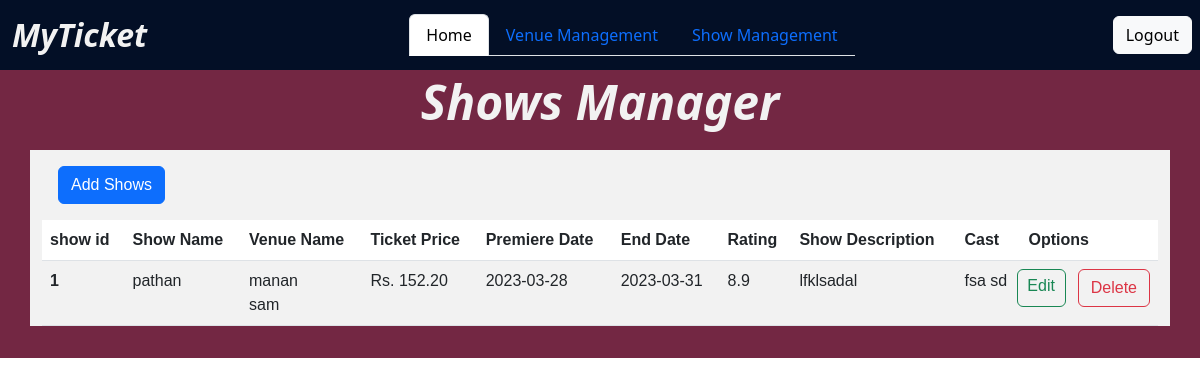
/admin/show_mgmt (signed in), run on an earlier commit of the app's database.
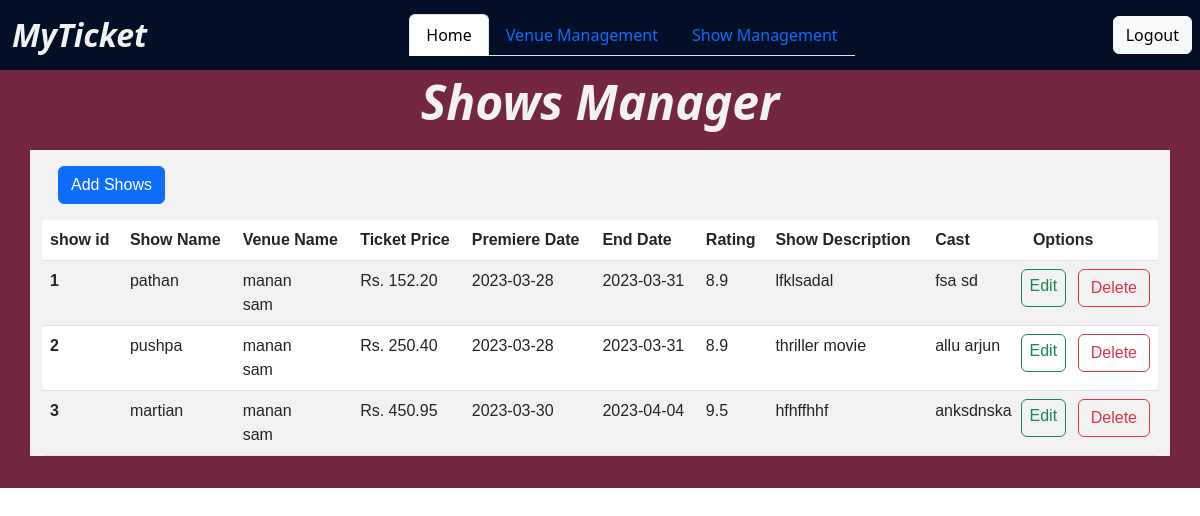
And on a later commit of the database.
### app/models/models.py (models this page shows, shortened)
class Shows(db.Model):
    __tablename__ = "shows"
    __searchable__ = ['show_name', 'rating', 'tags', 'cast']
    show_id = db.Column(db.Integer, primary_key=True, autoincrement=True)
    show_name = db.Column(db.String, nullable=False)
    ticket_price = db.Column(db.Numeric(precision=3, scale=2), nullable=False)
    premiere_date = db.Column(DATE(storage_format="%(day)02d/%(month)02d/%(year)04d",
                                   regexp=re.compile("(?P<day>\d+)/(?P<month>\d+)/(?P<year>\d+)")))
    end_date = db.Column(DATE(storage_format="%(day)02d/%(month)02d/%(year)04d",
                              regexp=re.compile("(?P<day>\d+)/(?P<month>\d+)/(?P<year>\d+)")))
    rating = db.Column(db.Numeric(precision=2, scale=1))
    tags = db.Column(db.String)
    show_description = db.Column(db.String)
    cast = db.Column(db.String)
    poster_filename = db.Column(db.String(255), nullable=False)

class Venues(db.Model):
    __tablename__ = "venues"
    __searchable__ = ['venue_name', 'street', 'city', 'state', 'venue_tags']
    venue_id = db.Column(db.Integer, primary_key=True, autoincrement=True)
    venue_name = db.Column(db.String(150), unique=True, nullable=False)
    capacity = db.Column(db.Integer, nullable=False)
    street = db.Column(db.String(150), nullable=False)
    city = db.Column(db.String(150), nullable=False)
    state = db.Column(db.String(150), nullable=False)
    venue_tags = db.Column(db.String(150))

### app/controllers/admin/admin_controllers.py (the view)
@admin_controls.route("/show_mgmt", methods=['GET', 'POST'])
@admin_required
@login_required
def show_mgmt():
    shows = Shows.query.all()
    venues = {}
    for show in shows:
        venue_shows = ShowsInVenues.query.filter_by(show_id=show.show_id).all()
        current_app.logger.info(venue_shows)
        venues[show.show_id] = []
        for venue_show in venue_shows:
            venue = Venues.query.filter_by(venue_id=venue_show.venue_id).first()
            venues[show.show_id].append(venue.venue_name)
            current_app.logger.info(venues[show.show_id])
    current_app.logger.info(venues)
    return render_template("admin/shows/showmgmt.html.jinja2", shows=shows, venues=venues)

### app/controllers/auth.py (called while the page is built)
def admin_required(f):
    @wraps(f)
    def decorated(*args, **kwargs):
        is_admin = False
        if current_user.is_authenticated:
            is_admin = current_user.isadmin
        if not is_admin:
            return "<h1>Routes doesn't exits</h1>", 400
        elif is_admin:
            return f(*args, **kwargs)
    return decorated

@login_manager.user_loader
def load_user(user_id):
    return User.query.get(int(user_id))

### app/templates/admin/shows/showmgmt.html.jinja2 (shortened to what this page needs)
<!DOCTYPE html>
<html lang="en">
  <head>
    <link rel="stylesheet" href="../../static/styles/show_mgmt.style.css">
  </head>
  <body>
    {% include 'admin/base.html.jinja2' %}
    <div class="container-fluid show--container">
      <h4 class="shows__heading">Shows Manager</h4>
      <div class="show__list container mt-5" style="margin: 0 auto">
        <a href="add_show" class="btn btn-primary m-3">Add Shows</a>
        <table class="table table-striped">
          <thead>
            <tr>
              <th scope="col">{{ "show id" }}</th>
              <th scope="col">{{ "Show Name" }}</th>
              <th scope="col">{{ "Venue Name" }}</th>
              <th scope="col">{{ "Ticket Price  " }}</th>
              <th scope="col">{{ "Premiere Date" }}</th>
              <th scope="col">{{ "End Date" }}</th>
              <th scope="col">{{ "Rating" }}</th>
              <th scope="col" >{{ "Show Description" }}</th>
              <th scope="col">{{ "Cast" }}</th>
              <th scope="col">Options</th>
            </tr>
          </thead>
          <tbody>
            {% for show in shows %}
            <tr>
              <th scope="row">{{ show.show_id }}</th>
              <td>{{ show.show_name }}</td>
              <td style="max-width: 10rem;">
                {% for venue in venues[show.show_id] %}
                {{venue}} <br />
                {% endfor %}
              </td>
              <td>Rs. {{ show.ticket_price }}</td>
              <td>{{ show.premiere_date }}</td>
              <td>{{ show.end_date }}</td>
              <td>{{ show.rating }}</td>
              <td style=" margin: 1rem; max-width: 10rem;">{{ show.show_description }}</td>
              <td style="max-width: 10rem;">{{show.cast}}</td>
              <td class="text-align-center">
                <span class="row">
                  <a
                    href="edit_show/{{ show.show_id }}"
                    class=" col btn btn-outline-success p-1"
                    >Edit</a
                  >
                  <form action="{{ url_for('admin_controllers.delete_show', show_id=show.show_id) }}" method="POST" class="col">
                    <button type="submit" class="btn btn-outline-danger">
                      Delete
                    </button>
                  </form>
                </span>
              </td>
            </tr>
            {% endfor %}
          </tbody>
        </table>
      </div>
    </div>
  </body>
</html>

### app/templates/admin/base.html.jinja2 (shortened to what this page needs)
<!DOCTYPE html>
<html lang="en">
  <head>
    <link
      href="https://cdn.jsdelivr.net/npm/bootstrap@5.3.0-alpha1/dist/css/bootstrap.min.css"
      rel="stylesheet"
    />
    <link
      rel="stylesheet"
      href="https://cdn.jsdelivr.net/npm/bootstrap-icons@1.10.3/font/bootstrap-icons.css"
    />
    <link rel="stylesheet" href="../static/styles/base.style.css" />
  </head>
  <body>
    <div class="nav--block">
      <nav class="navbar" style="background: rgba(3, 15, 38, 1)">
        <div>
          <a
            class="navbar-brand"
            style="color: rgba(242, 242, 242, 1); font-style: oblique"
            href="/"
          >
            MyTicket
          </a>
        </div>
        <ul class="nav nav-tabs">
          <li class="nav-item">
            <a class="nav-link active" aria-current="page" href="/admin">Home</a>
          </li>
          <li class="nav-item">
            <a class="nav-link" href="venue_mgmt">Venue Management</a>
          </li>
          <li class="nav-item">
            <a class="nav-link" href="show_mgmt">Show Management</a>
          </li>
        </ul>
        <div class="m-2">
          <a href="logout" class="btn btn-light">Logout</a>
        </div>
      </nav>
    </div>
  </body>
</html>

### app/static/styles/show_mgmt.style.css (style rules this page uses)
*, *::before, *::after { box-sizing: border-box; }
:root { font-family: 'PT Sans', sans-serif; --clr-primary-5: #f2f2f2; --clr-primary-4: #f25757; --clr-primary-3: #030f26; --clr-primary-2: #732743; --clr-primary-1: #d93250; --clr-sec-1: #FF3D3D; --w-light: 300; --w-heavy: 700; --w-regular: 500; }
body { margin: 0; font-family: 'PT Sans', sans-serif; }
.container-fluid { padding: 1rem; }
.show--container { background: var(--clr-primary-2); }
.shows__heading { color: var(--clr-primary-5); font-weight: var(--w-heavy); text-align: center; font-style: oblique; line-height: 0; margin: 1rem auto; font-size: 3rem; }
.show__list { background: var(--clr-primary-5); }

### app/static/styles/base.style.css (style rules this page uses)
*, *::before, *::after { box-sizing: border-box; }
:root { font-family: 'PT Sans', sans-serif; --clr-primary-5: #f2f2f2; --clr-primary-4: #f25757; --clr-primary-3: #030f26; --clr-primary-2: #732743; --clr-primary-1: #d93250; --clr-sec-1: #FF3D3D; --w-light: 300; --w-heavy: 700; --w-regular: 500; }
body { margin: 0; }
.container { font-family: 'PT Sans', sans-serif; }
.nav--block { padding: 0; }
.nav--block .navbar-brand { font-size: 2rem; font-weight: var(--w-heavy); padding: 0.5rem 0.75rem; margin: 0; }

What changed in the data, as far as the page shows it:
added Shows: show_id "2", show_name "pushpa", ticket_price "250.40", premiere_date "2023-03-28", end_date "2023-03-31", rating "8.9", show_description "thriller movie", cast "allu arjun", Venues (venue_name "manan"), Venues (venue_name "sam")
added Shows: show_id "3", show_name "martian", ticket_price "450.95", premiere_date "2023-03-30", end_date "2023-04-04", rating "9.5", show_description "hfhffhhf", cast "anksdnska", Venues (venue_name "manan"), Venues (venue_name "sam")
